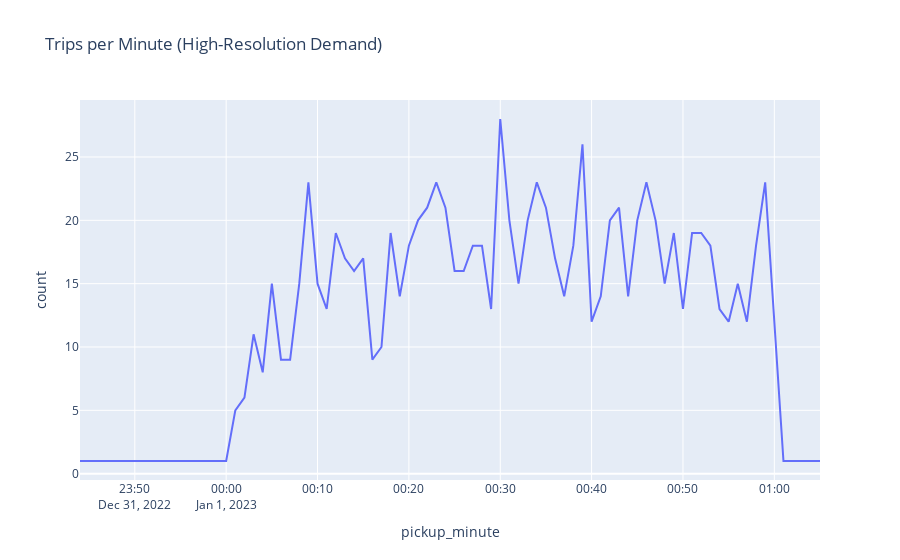

Notebook code cell kept with this figure:
### Markdown cell above
As we can derive from the two histograms that the data only includes a short time window over the New Year's Eve in 2023 (from 2022.12.31 to 2023.1.1), despite it's unable to figure out what time of the day or what day of the week that we have the most passengers, we could still use this data to see:
1. When did the number of order started to surge?
2. Whether the passengers tend to tip more after midnight?

To answer the two questions we could use the following codes:

### Code cell
df_clean['pickup_minute'] = df_clean[pickup_col].dt.floor('T')

minute_counts = df_clean.groupby('pickup_minute').size().reset_index(name='count')

fig = px.line(minute_counts, x='pickup_minute', y='count',
              title='Trips per Minute (High-Resolution Demand)')
fig.show()
HTML(fig.to_html(include_plotlyjs="cdn", full_html=False))

### Figure 1 — Plotly figure (JSON) as saved in the notebook; plotly's stock layout.template omitted (floating-point values rounded to 4 significant figures)
{"data": [{"hovertemplate": "pickup_minute=%{x}<br>count=%{y}<extra></extra>", "legendgroup": "", "line": {"color": "#636efa", "dash": "solid"}, "marker": {"symbol": "circle"}, "mode": "lines", "name": "", "orientation": "v", "showlegend": false, "type": "scatter", "x": ["2022-12-31T23:44:00", "2022-12-31T23:51:00", "2022-12-31T23:58:00", "2022-12-31T23:59:00", "2023-01-01T00:00:00", "2023-01-01T00:01:00", "2023-01-01T00:02:00", "2023-01-01T00:03:00", "2023-01-01T00:04:00", "2023-01-01T00:05:00", "2023-01-01T00:06:00", "2023-01-01T00:07:00", "2023-01-01T00:08:00", "2023-01-01T00:09:00", "2023-01-01T00:10:00", "2023-01-01T00:11:00", "2023-01-01T00:12:00", "2023-01-01T00:13:00", "2023-01-01T00:14:00", "2023-01-01T00:15:00", "2023-01-01T00:16:00", "2023-01-01T00:17:00", "2023-01-01T00:18:00", "2023-01-01T00:19:00", "2023-01-01T00:20:00", "2023-01-01T00:21:00", "2023-01-01T00:22:00", "2023-01-01T00:23:00", "2023-01-01T00:24:00", "2023-01-01T00:25:00", "2023-01-01T00:26:00", "2023-01-01T00:27:00", "2023-01-01T00:28:00", "2023-01-01T00:29:00", "2023-01-01T00:30:00", "2023-01-01T00:31:00", "2023-01-01T00:32:00", "2023-01-01T00:33:00", "2023-01-01T00:34:00", "2023-01-01T00:35:00", "2023-01-01T00:36:00", "2023-01-01T00:37:00", "2023-01-01T00:38:00", "2023-01-01T00:39:00", "2023-01-01T00:40:00", "2023-01-01T00:41:00", "2023-01-01T00:42:00", "2023-01-01T00:43:00", "2023-01-01T00:44:00", "2023-01-01T00:45:00", "2023-01-01T00:46:00", "2023-01-01T00:47:00", "2023-01-01T00:48:00", "2023-01-01T00:49:00", "2023-01-01T00:50:00", "2023-01-01T00:51:00", "2023-01-01T00:52:00", "2023-01-01T00:53:00", "2023-01-01T00:54:00", "2023-01-01T00:55:00", "2023-01-01T00:56:00", "2023-01-01T00:57:00", "2023-01-01T00:58:00", "2023-01-01T00:59:00", "2023-01-01T01:01:00", "2023-01-01T01:05:00"], "xaxis": "x", "y": [1, 1, 1, 1, 1, 5, 6, 11, 8, 15, 9, 9, 15, 23, 15, 13, 19, 17, 16, 17, 9, 10, 19, 14, 18, 20, 21, 23, 21, 16, 16, 18, 18, 13, 28, 20, 15, 20, 23, 21, 17, 14, 18, 26, 12, 14, 20, 21, 14, 20, 23, 20, 15, 19, 13, 19, 19, 18, 13, 12, 15, 12, 18, 23, 1, 1], "yaxis": "y"}], "layout": {"legend": {"tracegroupgap": 0}, "title": {"text": "Trips per Minute (High-Resolution Demand)"}, "xaxis": {"anchor": "y", "domain": [0, 1], "title": {"text": "pickup_minute"}}, "yaxis": {"anchor": "x", "domain": [0, 1], "title": {"text": "count"}}}}
